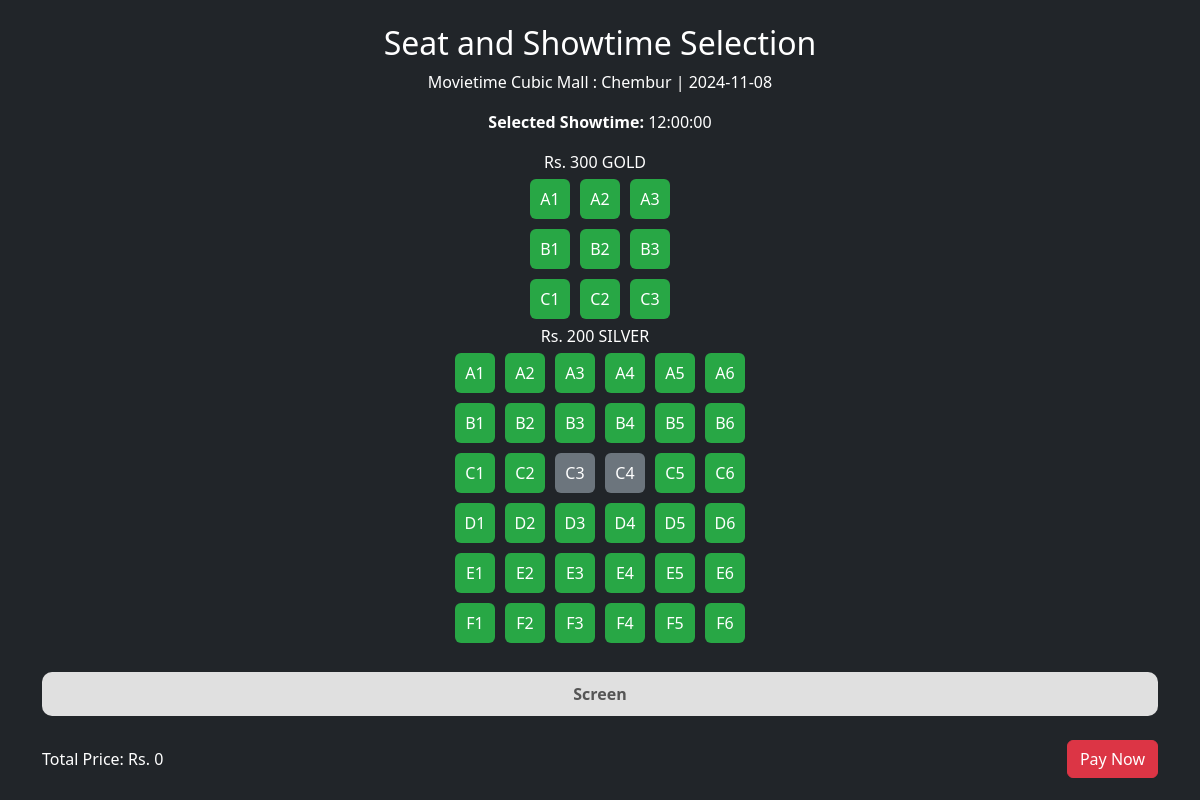
Page /seat_selection.php?show_id=1 (signed in) on the committed database.
### tables this page shows
CREATE TABLE `tbl_shows` (
  `show_id` int(11) NOT NULL,
  `theater_id` int(11) NOT NULL,
  `movie_id` int(11) NOT NULL,
  `time` time NOT NULL,
  `date` date NOT NULL,
  `gold_row` char(2) NOT NULL,
  `gold_col` int(11) NOT NULL,
  `gold_price` int(11) NOT NULL,
  `silver_row` char(2) NOT NULL,
  `silver_col` int(11) NOT NULL,
  `silver_price` int(11) NOT NULL,
  `silver_booked` text,
  `gold_booked` text
);

CREATE TABLE `theater` (
  `theater_id` int(10) NOT NULL,
  `theater_name` varchar(50) NOT NULL,
  `theater_location` varchar(100) NOT NULL,
  `Cancellation` varchar(5) NOT NULL,
  `Food_Beverage` varchar(5) NOT NULL,
  `M_Ticket` varchar(5) NOT NULL
);

### seat_selection.php (the view, shortened to what this page needs)
<!DOCTYPE html>
<html lang="en">
<head>
    <link href="https://cdn.jsdelivr.net/npm/bootstrap@5.3.0/dist/css/bootstrap.min.css" rel="stylesheet">
    <link href="https://cdn.jsdelivr.net/npm/bootstrap@5.3.0-alpha1/dist/css/bootstrap.min.css" rel="stylesheet">
</head>
<body class="bg-dark text-white">
<div class="container mt-4">
    <h2 class="text-center" >Seat and Showtime Selection</h2>
    <?php
    include 'config.php';
    $show_id = isset($_GET['show_id']) ? intval($_GET['show_id']) : header("Location: index.php");
    $sql="SELECT s.theater_id,s.time,s.date,s.gold_row,s.gold_col,s.silver_booked,s.gold_booked,s.gold_price,s.silver_row,s.silver_col,s.silver_price,t.theater_name,t.theater_location FROM `tbl_shows` as s JOIN theater t ON s.theater_id = t.theater_id WHERE `show_id` = $show_id";
    $result = mysqli_query($conn, $sql);
    if (mysqli_num_rows($result) > 0) {
        $row = mysqli_fetch_assoc($result);
        $theaterName = $row['theater_name'];
        $theater_location = $row['theater_location'];
        $gold_row = $row['gold_row'];
        $gold_col = $row['gold_col'];
        $silver_row = $row['silver_row'];
        $silver_col = $row['silver_col'];
        $gold_price = $row['gold_price'];
        $silver_price = $row['silver_price'];
        $date = $row['date'];
        $gold_booked=$row['gold_booked'];
        $silver_booked=$row['silver_booked'];
        $gold = explode(',', $gold_booked);
        $silver = explode(',', $silver_booked);
    }
    else{
        header("Location: index.php");
    }
    ?>
    <p class="text-center text-muted"><?php echo $theaterName." : ".$theater_location." | ".$date; ?> </p>
    <p class="text-center"><strong>Selected Showtime:</strong> <span id="selectedTime">None</span></p>
    <div class="text-center mb-4">
        <div class="price-tag text-white">Rs. <?php echo $gold_price ?> GOLD</div>
        <?php
            $rows = $gold_row;
            $start=$rows[0];
            $end=$rows[1];
        for ($row = $start; $row <= $end; $row++) {
        echo "<div class='seat-container'>";
            $goldSeats = $gold_col;
                for ($i = 1; $i <= $goldSeats; $i++) {
                    $seatNum = $row . $i;
                    $class =  (in_array($seatNum, $gold))  ? "occupied" : "available";
                    echo "<div class='seat $class' data-price='$gold_price' data-seat='$seatNum' onclick='selectSeatgold(this)'>$seatNum</div>";
                }
        echo "</div>";
    }
    ?>
        <div class="price-tag text-white">Rs. <?php echo $silver_price ?> SILVER</div>
        <?php
            $rows = $silver_row;
            $start=$rows[0];
            $end=$rows[1];
        for ($row = $start; $row <= $end; $row++) {
        echo "<div class='seat-container'>";
            $silverSeats = $silver_col;
                for ($i = 1; $i <= $silverSeats; $i++) {
                    $seatNum = $row . $i;
                    $class =  (in_array($seatNum, $silver))  ? "occupied" : "available";
                    echo "<div class='seat $class' data-price='$silver_price' data-seat='$seatNum' onclick='selectSeatsilver(this)'>$seatNum</div>";
                }
                echo "</div>";
            }
            ?>
    </div>
    <div class="screen">Screen</div>
    <div class="seat-selection mt-4">
        <div>Total Price: <span id="totalPrice">Rs. 0</span></div>
        <button class="btn btn-danger" onclick="showConfirmationModal()">Pay Now</button>
    </div>
</div>
</body>
</html>

### seat_selection.php (style rules this page uses)
.seat { width: 40px; height: 40px; margin: 5px; text-align: center; line-height: 40px; border-radius: 6px; cursor: pointer; transition: background-color 0.3s ease; }
.seat.available { background-color: #28a745; color: #fff; }
.seat.occupied { background-color: #6c757d; color: #fff; cursor: not-allowed; }
.seat-container { display: flex; flex-wrap: wrap; justify-content: center; }
.price-tag { font-size: 16px; margin-right: 10px; color: #333; }
.seat-selection { display: flex; justify-content: space-between; align-items: center; }
.screen { width: 100%; background-color: #e0e0e0; text-align: center; padding: 10px; margin-top: 20px; border-radius: 10px; color: #555; font-weight: bold; }
.text-muted { --bs-text-opacity: 1; color: #fff !important; }

### rows in the picture
tbl_shows: theater.theater_name "Movietime Cubic Mall", theater.theater_location "Chembur", date "2024-11-08", gold_price "300", gold_row "A1", gold_row "A2", gold_row "A3", silver_price "200", silver_row "A1", silver_row "A2", silver_row "A3", silver_row "A4", silver_row "A5", silver_row "A6"

### other values in the picture
$seatNum "B1"
$seatNum "B2"
$seatNum "B3"
$seatNum "C1"
$seatNum "C2"
$seatNum "C3"
$seatNum "B4"
$seatNum "B5"
$seatNum "B6"
$seatNum "C4"
$seatNum "C5"
$seatNum "C6"
$seatNum "D1"
$seatNum "D2"
$seatNum "D3"
